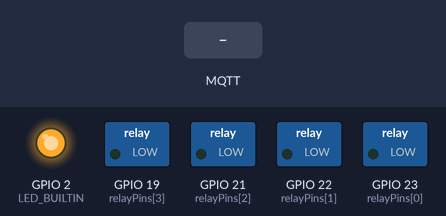
Recording of a sketch running on a simulated ESP32. Shown: switched loads named in the sketch (green lamp = pin HIGH), output pins drawn as LEDs (lit = HIGH). The test bench sets the inputs (shaded band). WiFi joins after 1.5 s; servers stay silent unless stated; no MQTT or app messages arrive unless stated; what the sketch prints to the serial monitor is not drawn.

Above: at 2.9 s.
3.0 s: MQTT message "/smartboard/relay/" arrives on the first subscribed topic
At 4.2 s:
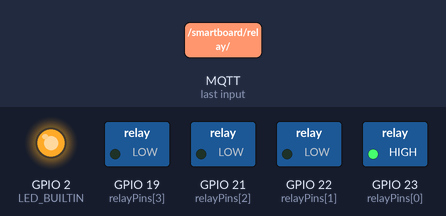
4.5 s: MQTT message "5" arrives on the second subscribed topic
At 5.3 s:
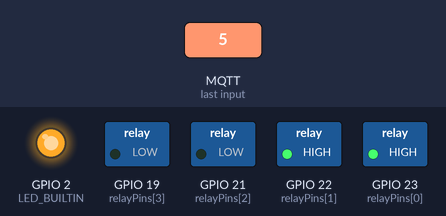
6.0 s: MQTT message "on" arrives on the third subscribed topic
At 6.5 s:
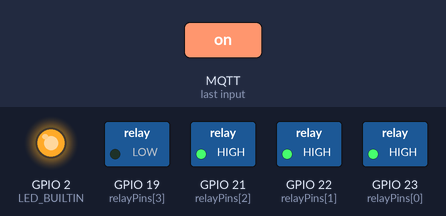
Timing chart, 0 to 9.0 s (numbered marks = the images above; inputs shaded):
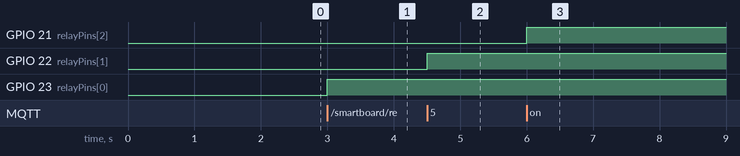

The sketch:

relay_using_wifi.ino
```cpp
#include <WiFi.h>
#include <WiFiClientSecure.h>
#include <PubSubClient.h>
// install pupsubclient from arduino library manager


// WiFi credentials
const char* ssid = "JIET@JOD";
const char* password = "2912868152";

// MQTT broker settings
const char* mqtt_server = "a0a712adcf8c47f9b88f1eeaced34718.s1.eu.hivemq.cloud"; // Replace with your broker IP
const int mqtt_port = 8883;
const char* mqtt_user = "dhiraj2"; // Optional
const char* mqtt_password = "RR@j123456"; // Optional
#define LED_BUILTIN 2
// WiFiClientSecure espClient;  // Use WiFiClientSecure instead of WiFiClient


// PubSubClient client(espClient);
WiFiClientSecure wifiClient;
PubSubClient client(wifiClient);

// Relay pins
int relayPins[] = {23, 22, 21, 19};

// Function to handle incoming MQTT messages
void callback(char* topic, byte* payload, unsigned int length) {
  String message;
  for (unsigned int i = 0; i < length; i++) {
    message += (char)payload[i];
  }
  Serial.printf("Message arrived: %s %s",topic, message.c_str() );

  // Parse topic to determine relay
  if (String(topic).startsWith("/smartboard/relay/")) {
    int relayNumber = String(topic).substring(18).toInt();
    if (relayNumber >= 1 && relayNumber <= 4) {
      if (message.compareTo("ON")) {
        digitalWrite(relayPins[relayNumber - 1], HIGH);
      } else if(message.compareTo("OFF"))  {
        digitalWrite(relayPins[relayNumber - 1], LOW);
      }
    }
  }
}

// Reconnect to MQTT broker
void reconnect() {
  while (!client.connected()) {
    Serial.print("Connecting to MQTT...");
    if (client.connect("ESP32Client-",mqtt_user,mqtt_password)) {
      Serial.println("connected");
      // Subscribe to relay control topics
      for (int i = 1; i <= 4; i++) {
        String topic = "/smartboard/relay/" + String(i);
        client.subscribe(topic.c_str());
      }
    } else {
      Serial.print("failed, rc=");
      Serial.println(client.state());
      delay(5000);
    }
  }
}

void setup() {
  pinMode(LED_BUILTIN, OUTPUT);

  Serial.begin(115200);
  delay(200);
  for (int i = 0; i < 4; i++) {
    pinMode(relayPins[i], OUTPUT);
    digitalWrite(relayPins[i], LOW);
  }
  // Initialize WiFi
  WiFi.begin(ssid, password);
  while (WiFi.status() != WL_CONNECTED) {
    delay(500);
    Serial.print(".");
  }
  Serial.println("\nWiFi connected!");
  digitalWrite(LED_BUILTIN, HIGH);
  // Initialize MQTT
  wifiClient.setInsecure();
  client.setServer(mqtt_server, mqtt_port);
  client.setCallback(callback);

  // Initialize relays
}

void loop() {
  // Maintain MQTT connection
  if (!client.connected()) {
    reconnect();
  }
  client.loop();
}
```

Measured:
- after the input at 3.0 s, GPIO 23 (relayPins[0]): LOW → HIGH at once
- after the input at 4.5 s, GPIO 22 (relayPins[1]): LOW → HIGH at once
- after the input at 6.0 s, GPIO 21 (relayPins[2]): LOW → HIGH at once
